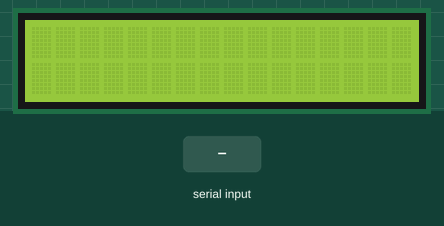
Recording of a sketch running on a simulated Arduino Nano, built with avr-gcc and run on an emulated ATmega328P. Parts: 16×2 character LCD. Inputs (shaded band) come from the test bench. What the sketch prints to the serial monitor is not drawn.

Above: at 1.2 s.
1.3 s: "1\n" received over Serial
At 3.5 s:
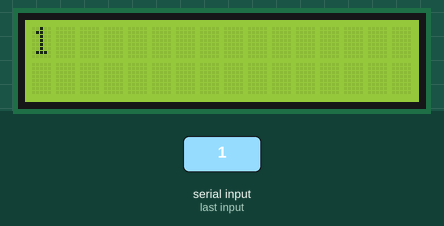
3.8 s: "0\n" received over Serial
At 5.6 s:
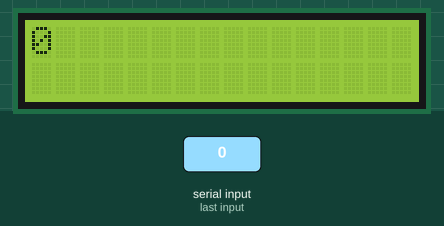
6.3 s: "2\n" received over Serial
At 8.7 s:
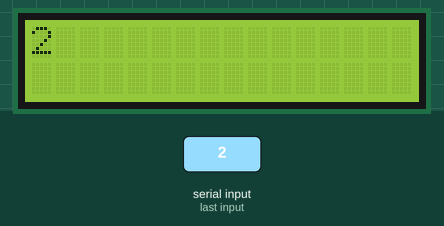
Timing chart, 0 to 10.2 s (numbered marks = the images above; inputs shaded):
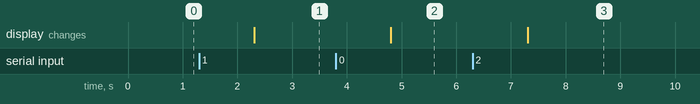

Measured:
- after the input at 1.3 s, the display: changes after 1.0 s (image 1)
- after the input at 3.8 s, the display: changes after 1.0 s (image 2)
- after the input at 6.3 s, the display: changes after 1.0 s (image 3)

The sketch:

NanoLCDBoard.ino
```cpp
/*
   Michael John Watters
   B00751280

   This Code runs the LCD display via the Ardino Nano V3.0 using I2C.
*/
#include <stdio.h>
#include <string.h>
#include <stdlib.h>
#include <math.h>
#include <LiquidCrystal.h>

// initialize the library with the numbers of the interface pins on the Nano.
LiquidCrystal lcd(12, 11, 5, 4, 3, 2);

void setup() {
  Serial.begin(9600);  // Sets the serial rate.
  lcd.begin(16, 2);    // Number of columns and rows.
  lcd.setCursor(0, 0); // Set cursor to the start 0,0 is the top left.
}

// Declare the last displayed String
String lastDisplayedString;

// Define terminator signal and new line signal.
const char terminator = '^';
const char newLineIndicator = '|';

// Simple loop used to read Serial Communication.
// Reads a string until it finds the terminator char '^'.
void loop() {

  // Read the String until terminator
  String readString = Serial.readStringUntil(terminator);

  // log the read String to the terminal
  Serial.println("Serial Read: <" + readString + ">");

  // if readString is different and not an empty string
  // clear the LCD and write the new string to the LCD.
  // then set the lastDisplayedString.
  if (readString != lastDisplayedString && readString != "") {

    //Clear the LCD, as we have new string to display.
    lcd.clear();

    // Find where to break the string into two lines using index or -1 if not found.
    int newLineMarker = readString.indexOf(newLineIndicator);

    //Spilt the string into two rows for display to the LCD.
    String row_one, row_two;

    if (newLineMarker != -1) {
      row_one = readString.substring(0, newLineMarker);

      //Check for the presents of a newLineIndicator char.
      row_two = readString.substring(newLineMarker + 1, readString.length());
    } else {
      row_one = readString;
      row_two = "";
    }

    // Print Row One to the LCD
    lcd.setCursor(0, 0); // set the cursor to the 2nd line.
    lcd.print(row_one); // write the row.

    // Print Row Two to the LCD
    lcd.setCursor(0, 1); //set the cursor to the 2nd line.
    lcd.print(row_two);  //write the row.

    lastDisplayedString = readString; // set the lastDisplayedString
  }
}
```
